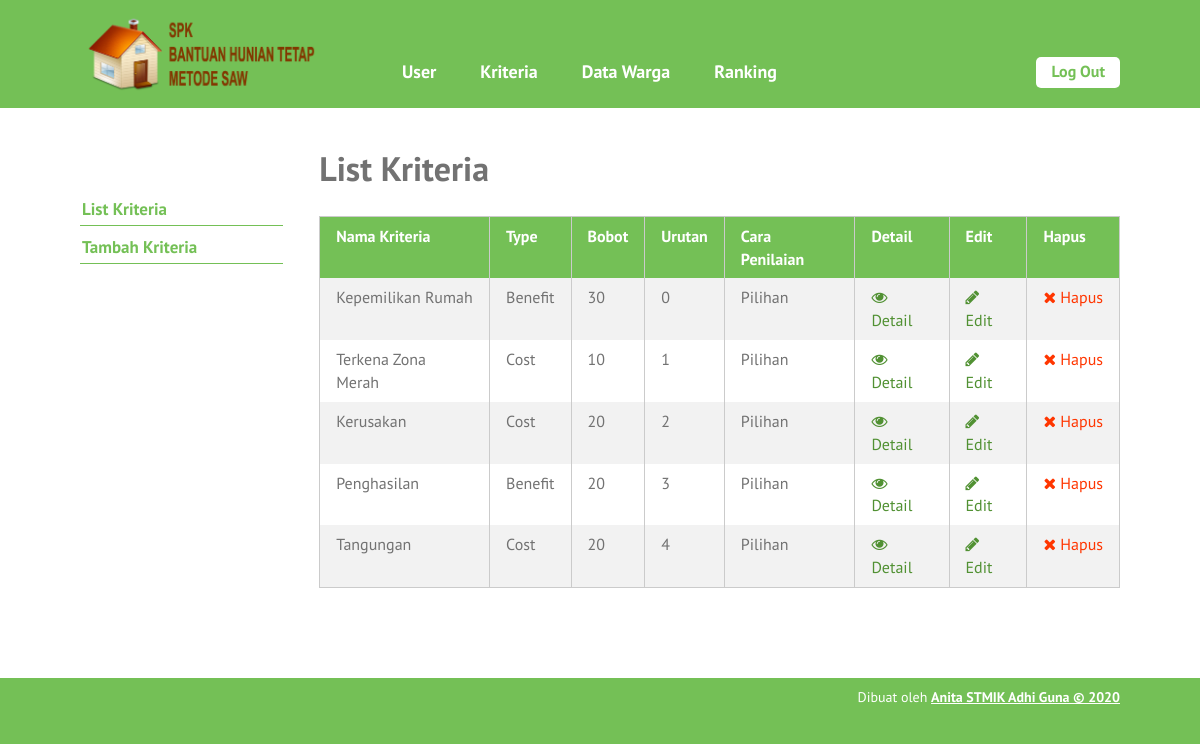
The app's page /list-kriteria.php (signed in) with its own data.
### tables this page shows
CREATE TABLE `kriteria` (
  `id_kriteria` int(10) NOT NULL,
  `nama` varchar(30) NOT NULL,
  `type` enum('benefit','cost') NOT NULL,
  `bobot` float NOT NULL,
  `ada_pilihan` tinyint(1) DEFAULT NULL,
  `urutan_order` int(2) NOT NULL
);

### includes/functions.php (called while the page is built, shortened)
<?php
function get_role() {
	if(isset($_SESSION['user_id']) && isset($_SESSION['role'])) {
		if($_SESSION['role'] == '1') {
			return 'admin';
		} else {
			return 'petugas';
		}
	} else {
		return false;
	}
}

### list-kriteria.php (the view, shortened to what this page needs)
<?php require_once('includes/init.php'); ?>
<?php
require_once('template-parts/header.php');
?>
	<div class="main-content-row">
	<div class="container clearfix">
		<?php include_once('template-parts/sidebar-kriteria.php'); ?>
		<div class="main-content the-content">
			<h1>List Kriteria</h1>
			<?php
			$query = $pdo->prepare('SELECT * FROM kriteria ORDER BY urutan_order ASC');
			$query->execute();
			$query->setFetchMode(PDO::FETCH_ASSOC);
			if($query->rowCount() > 0):
			?>
			<table class="pure-table pure-table-striped">
				<thead>
					<tr>
						<th>Nama Kriteria</th>
						<th>Type</th>
						<th>Bobot</th>
						<th>Urutan</th>
						<th>Cara Penilaian</th>
						<th>Detail</th>
						<th>Edit</th>
						<th>Hapus</th>
					</tr>
				</thead>
				<tbody>
					<?php while($hasil = $query->fetch()): ?>
						<tr>
							<td><?php echo $hasil['nama']; ?></td>
							<td>
							<?php
							if($hasil['type'] == 'benefit') {
								echo 'Benefit';
							} elseif($hasil['type'] == 'cost') {
								echo 'Cost';
							}
							?>
							</td>
							<td><?php echo $hasil['bobot']; ?></td>
							<td><?php echo $hasil['urutan_order']; ?></td>
							<td><?php echo ($hasil['ada_pilihan']) ? 'Pilihan': 'Inputan'; ?></td>
							<td><a href="single-kriteria.php?id=<?php echo $hasil['id_kriteria']; ?>"><span class="fa fa-eye"></span> Detail</a></td>
							<td><a href="edit-kriteria.php?id=<?php echo $hasil['id_kriteria']; ?>"><span class="fa fa-pencil"></span> Edit</a></td>
							<td><a href="hapus-kriteria.php?id=<?php echo $hasil['id_kriteria']; ?>" class="red yaqin-hapus"><span class="fa fa-times"></span> Hapus</a></td>
						</tr>
					<?php endwhile; ?>
				</tbody>
			</table>
			<?php else: ?>
				<p>Maaf, belum ada data untuk kriteria.</p>
			<?php endif; ?>
		</div>
	</div>
	</div>
<?php
require_once('template-parts/footer.php');

### template-parts/header.php (shortened to what this page needs)
<!DOCTYPE html>
<head>
	<link rel="stylesheet" href="stylesheets/style.css">
</head>
<body>
	<div id="page">
	<header id="header">
		<div class="container clearfix">
			<div id="logo-wrap">
				<h1 id="logo"><a href="index.php"><img src="images/logo.png" alt=""></a></h1>
			</div>
			<div id="header-content" class="clearfix">
				<nav id="nav">
					<ul class="sf-menu">
						<?php $user_role = get_role(); ?>
						<?php if($user_role == 'admin'): ?>
							<li><a href="list-user.php">User</a>
							</li>
							<li><a href="list-kriteria.php">Kriteria</a>
							</li>
						<?php endif; ?>
						<?php if($user_role == 'admin' || $user_role == 'petugas'): ?>
							<li><a href="list-warga.php">Data Warga</a>
							</li>
						<?php endif; ?>
						<li><a href="ranking-saw.php">Ranking</a>
						</li>
					</ul>
				</nav>
				<div id="header-right">
					<?php if(isset($_SESSION['user_id'])): ?>
						<a href="logout.php" class="button">Log Out</a>
					<?php else: ?>
						<a href="login.php" class="button">Log In</a>
					<?php endif; ?>
				</div>
			</div>
		</div>
	</header>
	<div id="main">

### template-parts/sidebar-kriteria.php
<aside class="sidebar">
	<div class="widget">
		<ul>
			<li><a href="list-kriteria.php">List Kriteria</a></li>
			<li><a href="tambah-kriteria.php">Tambah Kriteria</a></li>
		</ul>
	</div>
</aside>

### template-parts/footer.php (shortened to what this page needs)
	</div>
	<footer id="footer">
		<div class="container">
			<p>Dibuat oleh <a href="https://github.com/zunan-umby" target="_blank">Anita STMIK Adhi Guna &copy 2020</a></p>
		</div>
	</footer>
	</div>
</body>
</html>

### stylesheets/style.css (style rules this page uses)
html,body,div,span,applet,object,iframe,h1,h2,h3,h4,h5,h6,p,blockquote,pre,a,abbr,acronym,address,big,cite,code,del,dfn,em,img,ins,kbd,q,s,samp,small,strike,strong,sub,sup,tt,var,b,u,i,center,dl,dt,dd,ol,ul,li,fieldset,form,label,legend,table,caption,tbody,tfoot,thead,tr,th,td,article,aside,canvas,details,embed,figure,figcaption,footer,header,hgroup,menu,nav,output,ruby,section,summary,time,mark,audio,video { margin:0;padding:0;border:0;font-size:100%;vertical-align:baseline }
article,aside,details,figcaption,figure,footer,header,hgroup,menu,nav,section { display:block }
body { line-height:1 }
ol,ul { list-style:none }
table { border-collapse:collapse;border-spacing:0 }
*,*:before,*:after { -moz-box-sizing:border-box;-webkit-box-sizing:border-box;box-sizing:border-box }
.clearfix:before,.clearfix:after { content:" ";display:table }
.clear,.clearfix:after { clear:both }
a { color:#74c056;text-decoration:none }
.container { max-width:1100px;margin:0 auto;position:relative;padding:0 30px }
body { background:#74c056;font-family:"PT Sans",sans-serif;color:#727272;font-size:14px;line-height:1.3;font-weight:500 }
#page { background:#fff }
#header,#main,#footer { position:relative;z-index:2 }
#header { z-index:9 }
#page { position:relative }
img { max-width:100%;height:auto;vertical-align:top }
h1,h2,h3,h4,h5,h6 { font-weight:300 }
.pure-table { border-collapse:collapse;border-spacing:0;empty-cells:show;border:1px solid #cbcbcb;width:100% }
.pure-table td,.pure-table th { border-left:1px solid #cbcbcb;border-width:0 0 0 1px;font-size:inherit;margin:0;overflow:visible;padding:0.5em 1em }
.pure-table td:first-child,.pure-table th:first-child { border-left-width:0 }
.pure-table thead { background-color:#74c056;color:#fff;text-align:left;vertical-align:bottom }
.pure-table thead th { color:#fff }
.pure-table td { background-color:transparent }
.pure-table-striped tr:nth-child(2n-1) td { background-color:#f2f2f2 }
.the-content { font-size:16px;line-height:1.42857 }
.the-content a { color:#519133 }
.the-content h1,.the-content h2,.the-content h3,.the-content h4,.the-content h5,.the-content h6 { font-weight:700 }
.the-content h1 { font-size:34px;margin:0.8em 0 0.8em;padding:0;line-height:1.2 }
.the-content blockquote,.the-content table,.the-content p,.the-content ul,.the-content ol,.the-content dd,.the-content pre,.the-content iframe,.the-content .flxmap-container,.the-content hr { margin-bottom:1em }
.the-content table { margin-bottom:50px }
img,img.size-auto,img.size-full,img.size-large,img.size-medium,.attachment img { max-width:100%;height:auto }
.the-content>h1:first-child,.the-content>h3:first-child,.the-content>h2:first-child { margin-top:0 }
.fa { display:inline-block;font:normal normal normal 14px/1 FontAwesome;font-size:inherit;text-rendering:auto;-webkit-font-smoothing:antialiased;-moz-osx-font-smoothing:grayscale }
.fa-remove:before,.fa-close:before,.fa-times:before { content:"\f00d" }
.fa-pencil:before { content:"\f040" }
.fa-eye:before { content:"\f06e" }
.sf-menu,.sf-menu * { margin:0;padding:0;list-style:none }
.sf-menu li { position:relative }
.sf-menu>li { float:left }
.sf-menu a { display:block;position:relative }
button,a { -webkit-transition:all .2s ease;-moz-transition:all .2s ease;-o-transition:all .2s ease;transition:all 0.2s ease }
span.red,a.red,.the-content span.red,.the-content a.red { color:#ff3600 }
.the-content .button,.button { background:#74c056;color:#fff;display:inline-block;font-size:16px;font-weight:700;line-height:1.2;border:0;font-family:inherit;padding:7px 20px 9px;cursor:pointer;border-radius:5px }
#header { background:#74c056 }
#logo-wrap { float:left;padding:10px 0 5px }
#logo { max-width:240px }
#header-content { float:right;width:750px;padding:55px 0 0 }
#nav { float:left }
#nav .sf-menu li { font-size:18px;font-weight:700;margin-left:20px }
#nav .sf-menu li a { color:#fff;padding:5px 12px 10px }
#header-right { float:right;padding-top:2px }
#header-content .button { background:#fff;color:#74c056;padding:5px 15px 7px }
#main { min-height:500px }
.main-content { float:right;width:77%;padding:40px 0 }
.sidebar { float:left;width:19.5%;padding:80px 0 }
.widget li { font-size:17px;font-weight:700 }
.widget li a { display:block;border-bottom:1px solid #74c056;padding:10px 2px 5px }
#footer { background:#74c056;color:#ffffff;padding:10px 0;text-align:right }
#footer a { color:#ffffff;text-decoration:underline;font-weight:700 }

### records on screen
kriteria: nama "Kepemilikan Rumah", type "Benefit", bobot "30", urutan_order "0", ada_pilihan "Pilihan"
kriteria: nama "Terkena Zona Merah", type "Cost", bobot "10", urutan_order "1", ada_pilihan "Pilihan"
kriteria: nama "Kerusakan", type "Cost", bobot "20", urutan_order "2", ada_pilihan "Pilihan"
kriteria: nama "Penghasilan", type "Benefit", bobot "20", urutan_order "3", ada_pilihan "Pilihan"
kriteria: nama "Tangungan", type "Cost", bobot "20", urutan_order "4", ada_pilihan "Pilihan"
